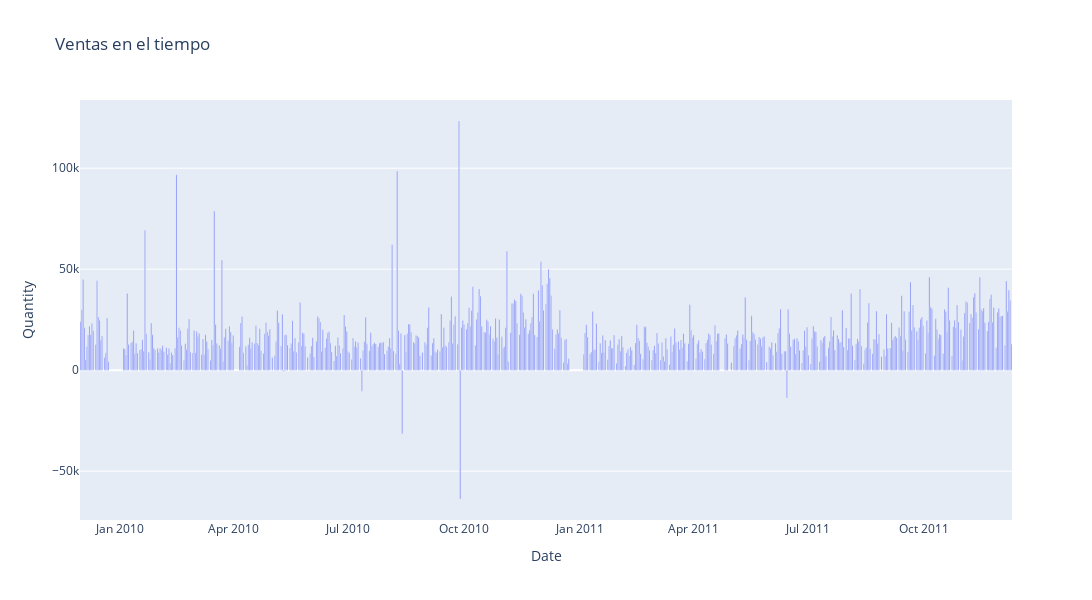

Here is the notebook cell this chart was saved with:
### Markdown cell above
El dueño del retail en su afán por saber más sobre los datos de su firma les solicita que grafiquen las ventas respecto al tiempo. Con esto les aclara que durante el día tienen muchas variaciones en sus ventas, por lo que les recomienda que consideren el registro temporal como `año-mes-día`. ¿Es posible observar datos extraños?, Comente lo que observa del gráfico.

**Hint**: Para realizar esta task generen una función (quizás en el futuro les sea necesario 😮).

### Code cell
#########################

def ventas_temporales(df_in):
    df = df_in.copy() # copy
    df['Date'] = df['InvoiceDate'].dt.date # año-mes-día
    gb = df.sort_values(by='Date').groupby('Date').sum().reset_index()

    # Barplot ventas en el tiempo
    p1 = px.bar(
        gb, 
        x='Date', 
        y='Quantity',
        barmode='group',
        title='Ventas en el tiempo',
        width=1200, 
        height=600
        )
    p1.show()

ventas_temporales(df)
#########################

### Figure 1 — Plotly figure (JSON) as saved in the notebook; plotly's stock layout.template omitted (floating-point values rounded to 4 significant figures; data arrays with more than 128 entries replaced by an {"elided": "..."} marker saying what was removed)
{"data": [{"alignmentgroup": "True", "hovertemplate": "Date=%{x}<br>Quantity=%{y}<extra></extra>", "legendgroup": "", "marker": {"color": "#636efa"}, "name": "", "offsetgroup": "", "orientation": "v", "showlegend": false, "textposition": "auto", "type": "bar", "x": {"elided": "604 str values"}, "xaxis": "x", "y": {"elided": "604 int values"}, "yaxis": "y"}], "layout": {"barmode": "group", "height": 600, "legend": {"tracegroupgap": 0}, "title": {"text": "Ventas en el tiempo"}, "width": 1200, "xaxis": {"anchor": "y", "domain": [0, 1], "title": {"text": "Date"}}, "yaxis": {"anchor": "x", "domain": [0, 1], "title": {"text": "Quantity"}}}}
